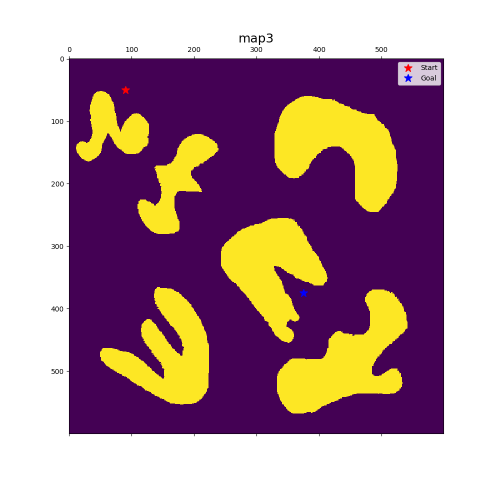
#> input picture Lab4/figures/rrt/map3.png, 1000 x 974 px, found by its file name (shown at 1/2 size)
$ python test_gridmap.py
#> lines starting #> are read from the running program, lines starting #| are printed output that depends on the picture; after the words box and inside, x2 and y2 are one past the last pixel; in counts of white or black regions, pixels touching at a corner belong together
import numpy as np
from matplotlib import pyplot as plt
from PIL import Image
import heapq #library used to create priority queue
import copy

# Load grid map
image = Image.open('map3.png').convert('L')
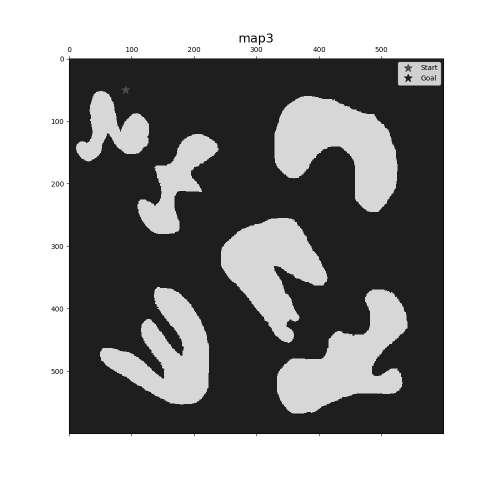
#> image: PIL image 1000x974 L (shown at 1/2 size); min 0, max 255, mean 151.6
grid_map = np.array(image.getdata()).reshape(image.size[0], image.size[1])/255
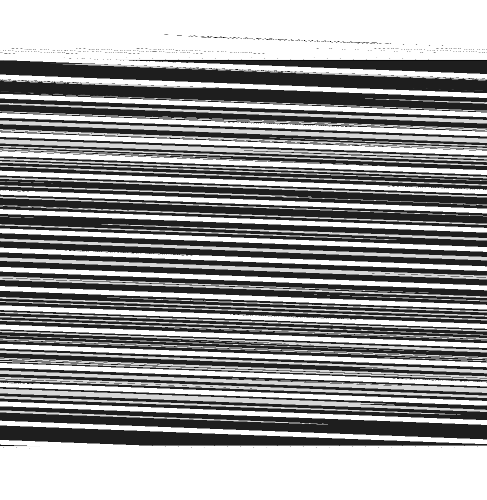
#> grid_map: shape (1000, 974) float64 (shown at 1/2 size); min 0, max 1, mean 0.595
# binarize the image
grid_map[grid_map > 0.5] = 1
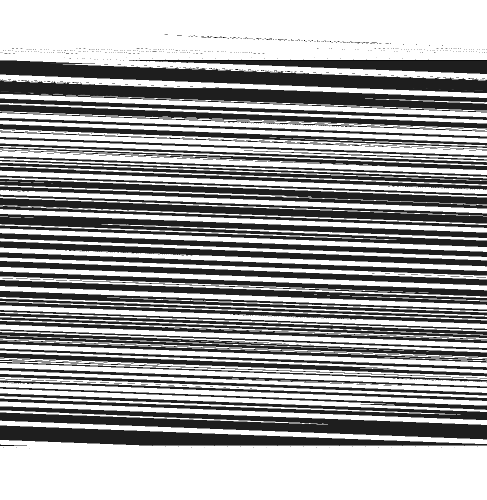
#> grid_map: shape (1000, 974) float64 (shown at 1/2 size); 15.16% of pixels changed, all inside (x1, y1, x2, y2) = (0, 69, 974, 897)
grid_map[grid_map <= 0.5] = 0
#> grid_map: shape (1000, 974) float64; values 0 (black) and 1 (white), 56.8% white; 752 black regions (649 under 20 px), largest, box (x1, y1, x2, y2) and area: (0, 813, 974, 879) 26170, (0, 121, 974, 186) 25443, (0, 159, 974, 225) 24985
# Invert colors to make 0 -> free and 1 -> occupied
grid_map = (grid_map * -1) + 1
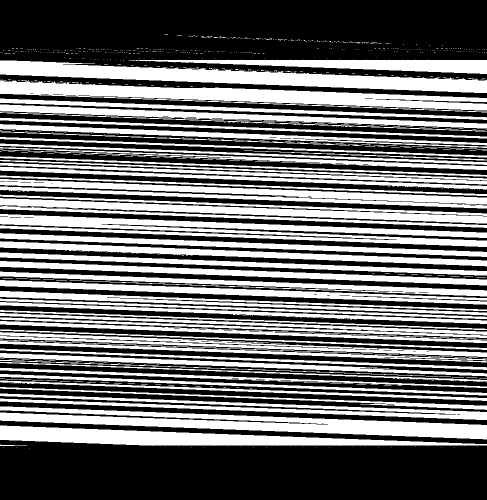
#> grid_map: shape (1000, 974) float64 (shown at 1/2 size); values 0 (black) and 1 (white), 43.2% white; 752 white regions (649 under 20 px), largest, box (x1, y1, x2, y2) and area: (0, 813, 974, 879) 26170, (0, 121, 974, 186) 25443, (0, 159, 974, 225) 24985

# # Show grid map
# plt.matshow(grid_map)
# plt.colorbar()
# plt.show()

connectivity_4 = [(0,-1),(-1,0),(1,0),(0,1)]
connectivity_8 = [(-1,-1),(0,-1),(1,-1),(-1,0),(1,0),(-1,1),(0,1),(1,1)]

def euclidean_distance(q1,q2):
    distance = np.sqrt((q1[0]-q2[0])**2 + (q1[1]-q2[1])**2)
    return distance

def contains_cell(lst,neighbor):

    for _, cell_value in lst:
        if cell_value == neighbor:
            return True
    return False

def reconstruct_path(parent, current):

    path = [current]
    while current in parent.keys():
        current = parent[current]
        path = [current] + path
    return path[1:]

def a_star(grid_map,q_start,q_goal,connectivity):
#> called with q_start = (50, 90), q_goal = (375, 375)
    open_set = []
    close_set = []

    parent = {} # dictionary to contain parent of each explored cell
    parent[q_start] = None

    gScore = copy.deepcopy(grid_map).astype(float)
    gScore.fill(np.inf) #initialize g-cost of all cesll as infinity
#> gScore: shape (1000, 974) float64; every value is NaN or infinite
    gScore[q_start] = 0.0 # set g-cost at start as zero
#> gScore: shape (1000, 974) float64; 100% of the values are NaN or infinite; the others: min 0, max 0, mean 0

    fScore = copy.deepcopy(grid_map).astype(float)
    fScore.fill(np.inf)
    fScore[q_start] = gScore[q_start] + euclidean_distance(q_start,q_goal)
#> fScore: shape (1000, 974) float64; 100% of the values are NaN or infinite; the others: min 432.3, max 432.3, mean 432.3

    heapq.heappush(open_set,(fScore[q_start],q_start))

    while open_set:
        # choose cell with lowest fScore
        _, current = heapq.heappop(open_set)
        # add current cell to closed list
        close_set.append(current)

        # if goal is reached, return path
        if current == q_goal:
            path = reconstruct_path(parent,current)
            cost = gScore[path[-1]]

            return path, cost

        # Check neighbours of current cell
        for i,j in connectivity:
            nx,ny = current[0] + i , current[1] +j
            if nx in range(np.shape(grid_map)[0]) and ny in range(np.shape(grid_map)[1]) and grid_map[nx,ny] == 0:
                tentative_gScore = gScore[current] + euclidean_distance(current,(nx,ny))
                if tentative_gScore < gScore[(nx,ny)]:
                    parent[(nx,ny)] = current
                    gScore[(nx,ny)] = tentative_gScore
                    fScore[(nx,ny)] = gScore[(nx,ny)] + euclidean_distance(q_goal,(nx,ny))
                    if not contains_cell(open_set,(nx,ny)):
                        heapq.heappush(open_set,(fScore[(nx,ny)],(nx,ny)))
#> this loop made 126561 passes
#> current on passes 1 to 3: (50, 90), (51, 90), (50, 91)
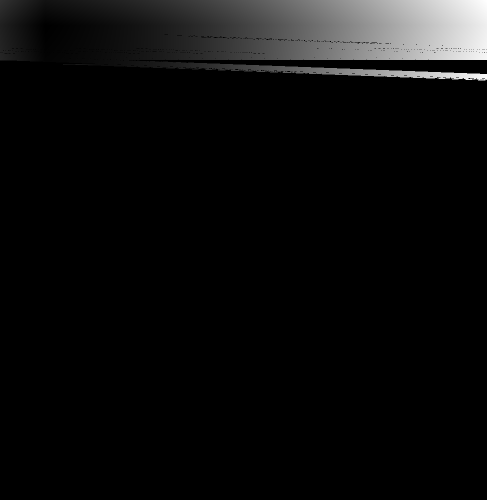
#> fScore: shape (1000, 974) float64 (shown at 1/2 size); 87.01% of the values are NaN or infinite; the others: min 432.3, max 1638.9, mean 866.2; drawn with min black, max white, NaN and infinite black
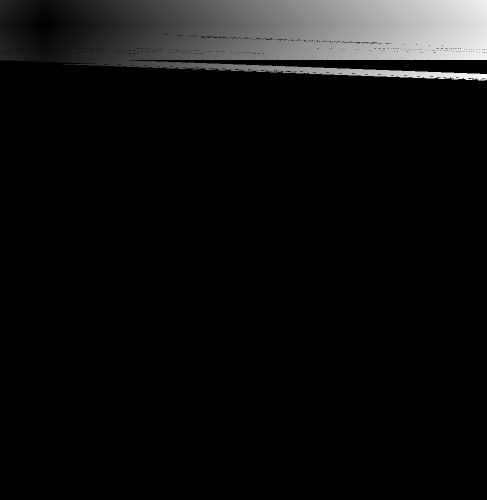
#> gScore: shape (1000, 974) float64 (shown at 1/2 size); 87.01% of the values are NaN or infinite; the others: min 0, max 992, mean 445; drawn with min black, max white, NaN and infinite black
#> after the loop, close_set = 126561 items; parent = 126561 items

    pass


start = (50, 90)
goal = (375, 375)
#> (the run stopped early here; a loop or call above may not have finished)
